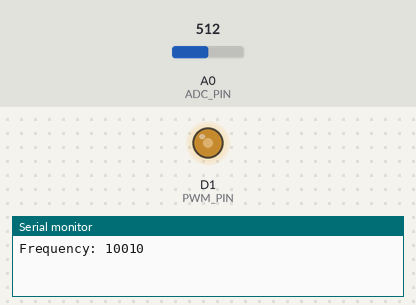
Bench run of a program on a simulated ESP8266 (NodeMCU). On the bench: output pins drawn as LEDs (lit = HIGH), the last lines printed to the serial monitor. The inputs (shaded band) are chosen by the test bench; at power-on: A0 (ADC_PIN) = 512.

Above: at 1.2 s.
1.3 s: A0 (ADC_PIN) set to 0
At 2.5 s:
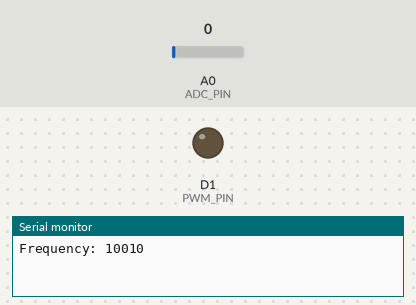
2.8 s: A0 (ADC_PIN) set to 30
4.3 s: A0 (ADC_PIN) set to 36
At 5.0 s:
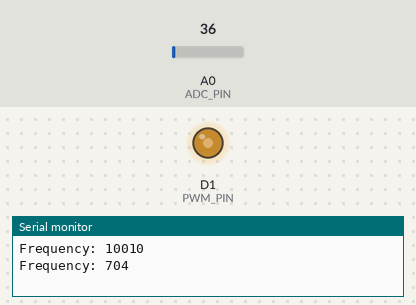
Timing chart, 0 to 7.3 s (numbered marks = the images above; inputs shaded):
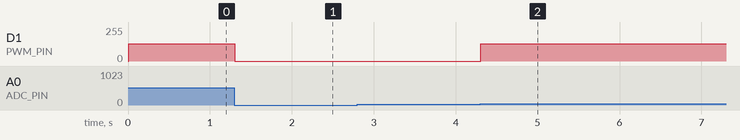

The program:

main.cpp
```cpp
#include <Arduino.h>

#define ADC_PIN A0 // Analog input pin (ADC)
#define PWM_PIN D1 // PWM output pin (GPIO5)

int previousAdcValue = 0;
const int MinFrequency = 0;
const int MaxFrequency = 20000;
const int MinimumADCFrequency= 10 ;
unsigned long previousMillis = 0;
const unsigned long interval = 10; // Interval in milliseconds
void setFanFrequency(int frequency);
void setup() {
  Serial.begin(9600); // Start serial communication at 115200 baud
  pinMode(PWM_PIN, OUTPUT);
  analogWrite(PWM_PIN, 0); // Initialize PWM pin to off
}

void loop() {
  unsigned long currentMillis = millis();

  // Check if it's time to read the ADC value again
  if (currentMillis - previousMillis >= interval) {
    previousMillis = currentMillis; // Save the last time you read the ADC value

    int adcValue = analogRead(ADC_PIN);

    // Check if ADC value differs by 32
    if (abs(adcValue - previousAdcValue) >= 32) {
      // Update frequency based on ADC value
      int frequency = map(adcValue, 0, 1023, MinFrequency, MaxFrequency);

      if (frequency <= MinimumADCFrequency) {
        analogWrite(PWM_PIN, 0); // Stop PWM if frequency is too low
        frequency = 0;
      } else {
        setFanFrequency(frequency); // Update PWM frequency
      }

      // Store current ADC value as previous for next comparison
      previousAdcValue = adcValue;
    }
  }
}

void setFanFrequency(int frequency) {
  analogWriteFreq(frequency); // Set PWM frequency
  analogWrite(PWM_PIN, 128);  // Set 50% duty cycle
  // Print the frequency to the Serial Monitor
  Serial.print("Frequency: ");
  Serial.println(frequency);
}
```

Measured:
- the behaviour switches between 31 and 32 on A0 (ADC_PIN) (found by bisection; images 1 and 2)
- after the input at 1.3 s, D1 (PWM_PIN): 128/255 → 0/255 at once
- after the input at 2.8 s, every drawn part: stays the same
- after the input at 4.3 s, D1 (PWM_PIN): 0/255 → 128/255 at once
